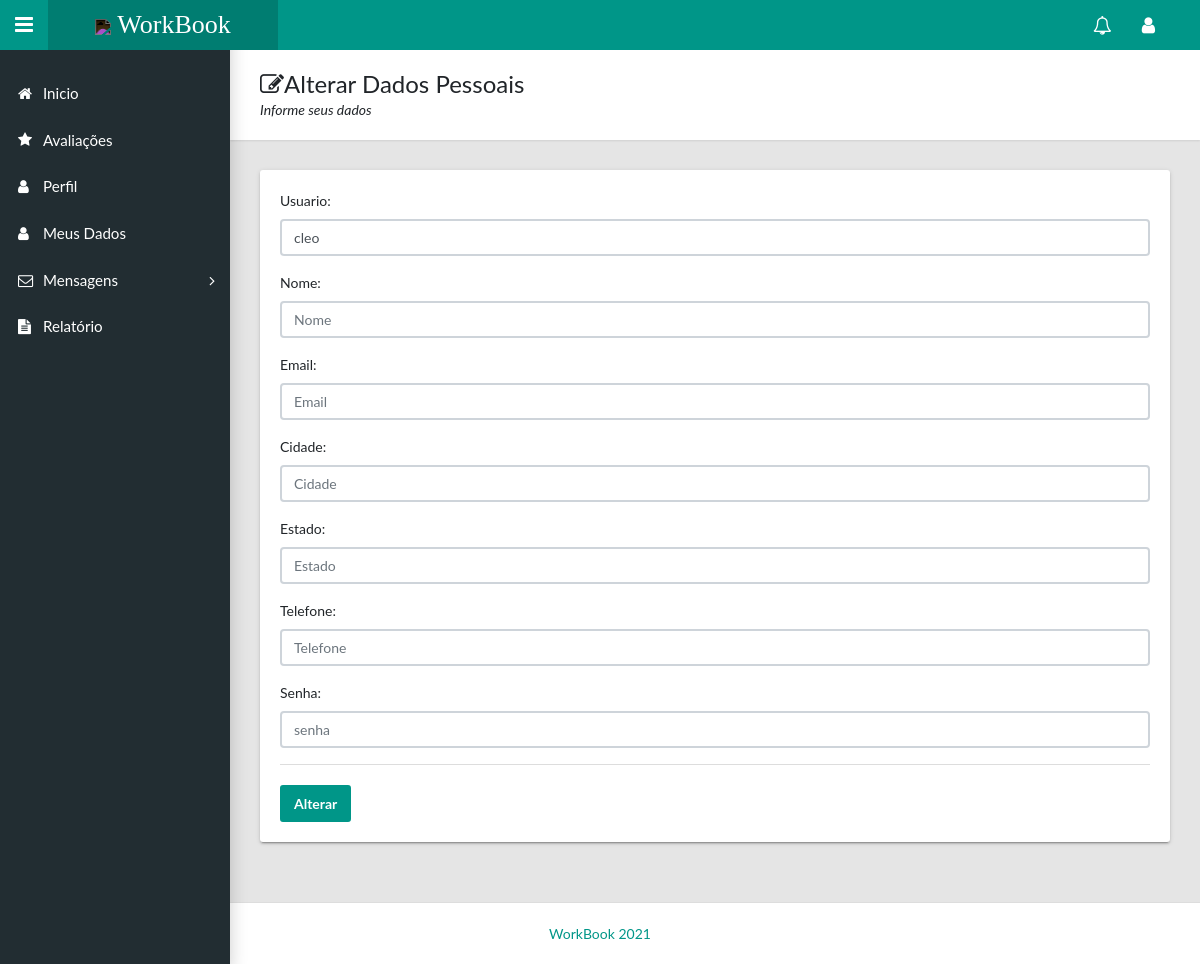
Before: /usuario/alterarUsuario/13 (signed in) with the older database file.
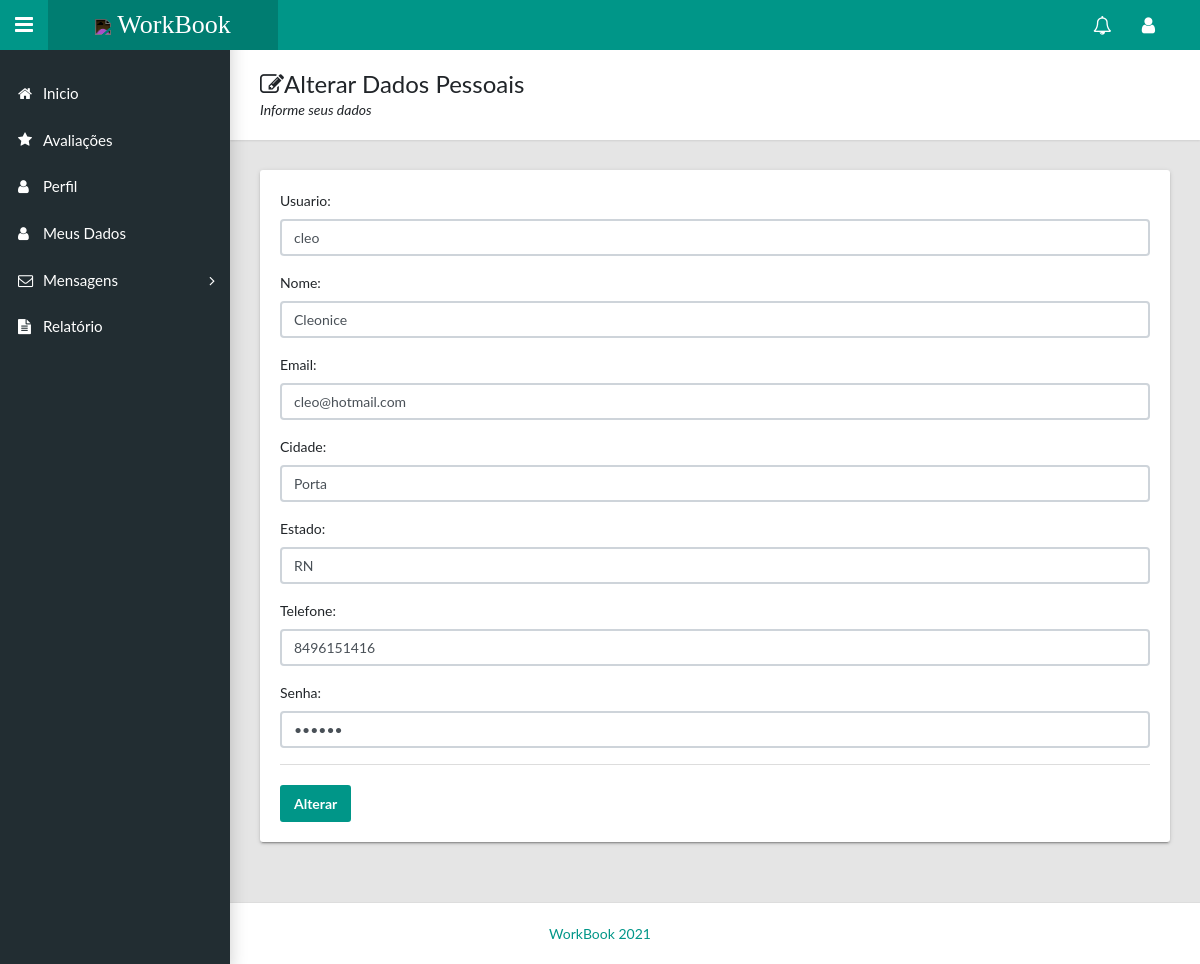
After: the same page with the newer database file.
### usuario/models.py (models this page shows, shortened)
class Usuario(AbstractUser):
    nome = models.CharField('nome', max_length=250)
    email = models.EmailField()
    senha = models.CharField('senha', max_length=250)
    cidade = models.CharField('cidade', max_length=250)
    estado = models.CharField('estado', max_length=250)
    telefone = models.CharField('Telefone', max_length=20)
    perfil = models.OneToOneField(Perfil, on_delete=models.CASCADE, null=True, blank=True)
    is_staff = models.BooleanField(default=1)
    is_superuser = models.BooleanField(default=1)
    is_active = models.BooleanField(default=True)
    LOAN_STATUS = (
        ('profissional', 'Profissional'),
        ('cliente', 'Cliente'),
    )
    status = models.CharField(max_length=15, choices=LOAN_STATUS, blank=True)
    class Meta:
        db_table = 'usuario'

### usuario/views.py (the view)
# urls.py: path('alterarUsuario/<int:id>', views.alterarUsuario, name="alterarUsuario"),
@login_required(login_url='usuario:submit_login')
def alterarUsuario(request, id):
    data = {}
    usuario = Usuario.objects.get(id=id)
    form = AlterUsuForm(request.POST or None, instance=usuario)
    if form.is_valid():
        form.save()
        messages.success(request, 'Dados alterados com Sucesso!')
        return redirect('usuario:index')
    data['form'] = form
    data['usuario'] = usuario
    return render(request, 'alterarUsuario.html',data)

### usuario/form.py
class AlterUsuForm(ModelForm):
    class Meta:
        model = Usuario
        fields = ['username', 'first_name','email','cidade','estado','telefone','senha',]

### usuario/templates/alterarUsuario.html (shortened to what this page needs)
{% extends 'model-page.html' %}
{% block content %}
{% load crispy_forms_tags %}
<main class="app-content">
    <div class="app-title">
        <div>
            <h1><i class="fa fa-edit"></i>Alterar Dados Pessoais</h1>
            <p>Informe seus dados</p>
        </div>
    </div>
    <div class="row">
        <div class="col-md-12">
            <div class="tile">
                <div class="row">
                    <div class="col-lg-12">
                        <form class="form" method="post">
                            <div class="row">
                                <div id="show_class" class="col-lg-12">
                                    <div class="form-group">
                                        <label for="username">Usuario:</label>
                                        <input class="form-control" name="username" id="username" type="text"
                                               value="{{ form.username.value }}"
                                               placeholder="Usuário">
                                    </div>
                                    <div class="form-group">
                                        <label for="first_name">Nome:</label>
                                        <input class="form-control" name="first_name" id="first_name" type="text"
                                               value="{{ form.first_name.value }}"
                                               placeholder="Nome">
                                    </div>
                                    <div class="form-group">
                                        <label for="email">Email:</label>
                                        <input class="form-control" name="email" id="email" type="email"
                                               aria-describedby="emailHelp"
                                               placeholder="Email"  value="{{ form.email.value }}">
                                    </div>
                                    <div class="form-group">
                                        <label for="cidade">Cidade:</label>
                                        <input class="form-control" name="cidade" id="cidade" type="text"
                                               aria-describedby="cidade"
                                               placeholder="Cidade"  value="{{ form.cidade.value }}">
                                    </div>
                                     <div class="form-group">
                                        <label for="estado">Estado:</label>
                                        <input class="form-control" name="estado" id="estado" type="text"
                                               aria-describedby="estado"
                                               placeholder="Estado"  value="{{ form.estado.value }}">
                                    </div>
                                    <div class="form-group">
                                        <label for="telefone">Telefone:</label>
                                        <input class="form-control" name="telefone" id="telefone" type="tel"
                                               aria-describedby="telefone"
                                               placeholder="Telefone"  value="{{ form.telefone.value }}">
                                    </div>
                                    <div class="form-group">
                                        <label for="senha">Senha:</label>
                                        <input class="form-control" name="senha" id="senha" type="password"
                                               placeholder="senha"  value="{{ form.senha.value }}">
                                    </div>
                                    <div class="tile-footer">
                                        <button class="btn btn-primary" type="submit">Alterar</button>
                                    </div>
                                </div>
                            </div>
                        </form>
                    </div>
                </div>
            </div>
        </div>
    </div>
</main>
{% endblock %}

Changed rows visible on the page:
changed Usuario "cleo": first_name (not shown) → "Cleonice"; email (not shown) → "cleo@hotmail.com"; cidade (not shown) → "Porta"; estado (not shown) → "RN"; telefone (not shown) → "8496151416"
